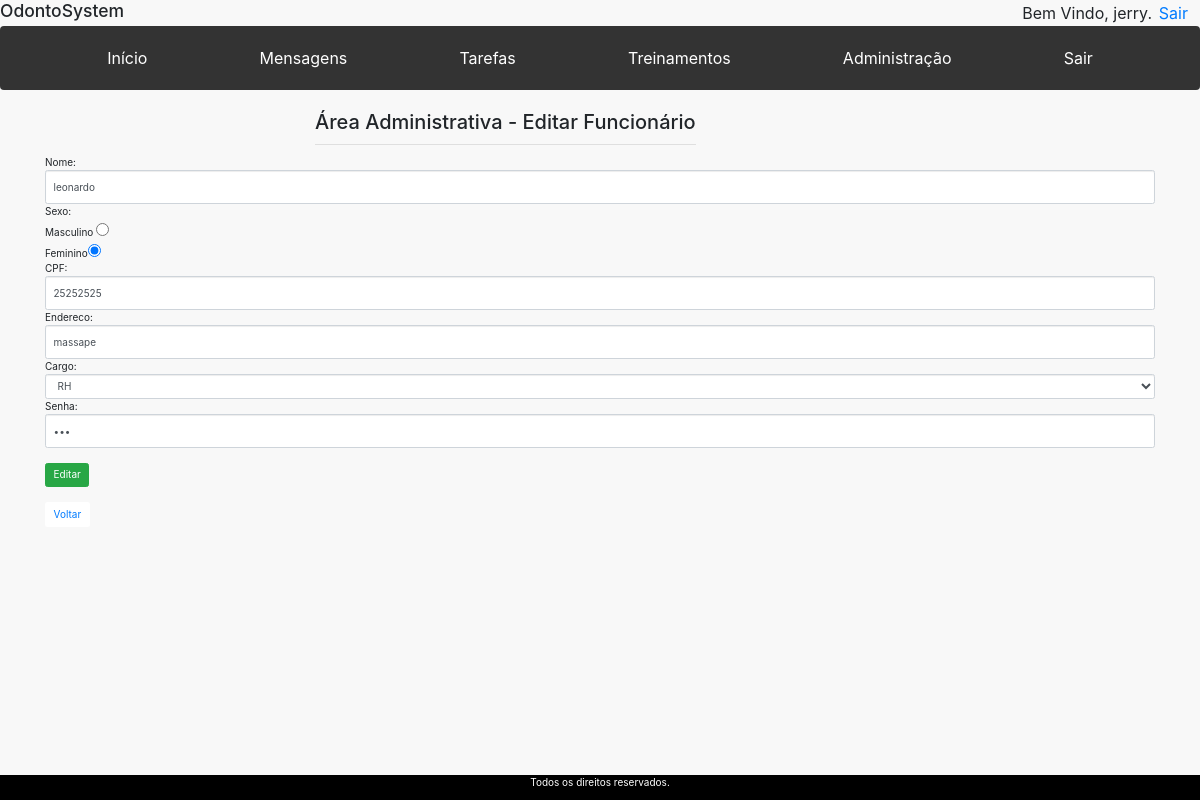
Screenshot of /view/Administracao/Funcionario/editar.php?id_editar=14 (signed in) with the database file from the repository.
### tables this page shows
CREATE TABLE `funcionario` (
  `id_funcionario` int(11) NOT NULL,
  `nome` varchar(45) NOT NULL,
  `cpf` varchar(45) NOT NULL,
  `endereco` varchar(45) NOT NULL,
  `id_cargo` int(11) NOT NULL,
  `sexo` varchar(45) NOT NULL,
  `senha` varchar(10) NOT NULL,
  `ativo` int(11) DEFAULT NULL
);

CREATE TABLE `cargo` (
  `id_cargo` int(11) NOT NULL,
  `cargo` varchar(45) NOT NULL,
  `salario` int(11) NOT NULL
);

### model/Funcionario.php (called while the page is built, shortened)
<?php
class Funcionario {
	public function GetFuncionarioById($id_funcionario) {
		$conn = Banco::connect();
		$stmt = $conn->prepare("SELECT * FROM Funcionario WHERE id_funcionario = :id_funcionario");
		$stmt->bindParam(":id_funcionario", $id_funcionario);
		$stmt->execute();
		$results = $stmt->fetchAll(PDO::FETCH_ASSOC);
		return $results[0];
	}
}
?>

### controller/FuncionarioController.php (called while the page is built, shortened)
<?php
require_once($_SERVER['DOCUMENT_ROOT'] . "/OdontoSystem/model/Funcionario.php");
class FuncionarioController {
	public function GetFuncionarioById($id_funcionario) {
		$funcionario = new Funcionario();
		$results = $funcionario->GetFuncionarioById($id_funcionario);
		return $results;
	}
}
?>

### model/Cargo.php (called while the page is built, shortened)
<?php
class Cargo{
    public function GetCargoById($id_cargo) {
		$conn = Banco::connect();
		$stmt = $conn->prepare("SELECT * FROM Cargo WHERE id_cargo = :id_cargo");
        $stmt->bindParam(":id_cargo", $id_cargo);
		$stmt->execute();
		$results = $stmt->fetchAll(PDO::FETCH_ASSOC);
		return $results[0];
    }
}
?>

### controller/CargoController.php (called while the page is built, shortened)
<?php
require_once($_SERVER['DOCUMENT_ROOT'] . "/OdontoSystem/model/Cargo.php");
class CargoController {
    public function GetCargo($id_cargo){
        $cargo = new Cargo();
        $resultado = $cargo->GetCargoById($id_cargo);
        return $resultado;
    }
}
?>

### view/Administracao/Funcionario/editar.php (the view, shortened to what this page needs)
<?php
	require_once($_SERVER['DOCUMENT_ROOT'] . "/OdontoSystem/view/header.php");
	require_once($_SERVER['DOCUMENT_ROOT'] . "/OdontoSystem/controller/FuncionarioController.php");
	require_once($_SERVER['DOCUMENT_ROOT'] . "/OdontoSystem/controller/CargoController.php");
if (isset($_GET['id_editar'])) {
	$funcionariocontroller = new FuncionarioController();
	$funcionario = $funcionariocontroller->GetFuncionarioById($_GET['id_editar']);
	$nome = $funcionario['nome'];
	$cpf = $funcionario['cpf'];
	$endereco = $funcionario['endereco'];
	$sexo = $funcionario['sexo'];
	$senha = $funcionario['senha'];
	$cargo = new CargoController();
	$descricao_cargo = $cargo->GetCargo($funcionario['id_cargo']);
	$descricao_cargo = $descricao_cargo['cargo'];
}
?>
<body>
	<div class="container">
		<div class="row" >
			<div class="col-md-offset-3">
				<h2>Área Administrativa - Editar Funcionário</h2>
				<hr>
			</div>
		</div>
		<form method="POST">
			<div class="form-group">
				Nome: <input type="text" value=<?=$nome;?> name="nome" class="form-control">
				Sexo:
				<?php
					if (($sexo == 'feminino') or ($sexo = 'Feminino')) {
						echo "<br> Masculino <input type='radio' name='sexo' value='Masculino' ><br> Feminino<input type='radio' checked name='sexo' value='Feminino'><br>";
					}
					else
						echo "<br> Masculino <input type='radio' name='sexo' checked value='Masculino' ><br> Feminino<input type='radio' cheked name='sexo' value='Feminino'><br>";
				?>
				CPF: <input type="text" name="cpf" value=<?=$cpf;?> class="form-control">
				Endereco: <input type="text" name="endereco" value=<?=$endereco?> class="form-control">
				Cargo:
				<select class="form-control" name="cargo">
					<?php
					echo "<option value=$descricao_cargo> $descricao_cargo </option>";
					?>
				</select>
				Senha: <input type="password" value=<?=$senha;?> name="senha" class="form-control"><br>
				<button type="submit" class="btn btn-success" value="editar" name="editar">Editar</button> <br> <br>
				<button class="btn btn-default"><a href="/OdontoSystem/view/Administracao/Funcionario/index.php">Voltar</a></button>
			</div>
		</form>
	</div>
</body>
<?php
	require_once("../../footer.php");
?>
</html>

### resources/css/sb-admin-2.css (style rules this page uses)
body { background-color: #f8f8f8; }

### rows the page displays
funcionario: nome "leonardo", cpf "25252525", endereco "massape"
cargo: cargo "RH"

### other values shown
$_SESSION['nome'] "jerry"
